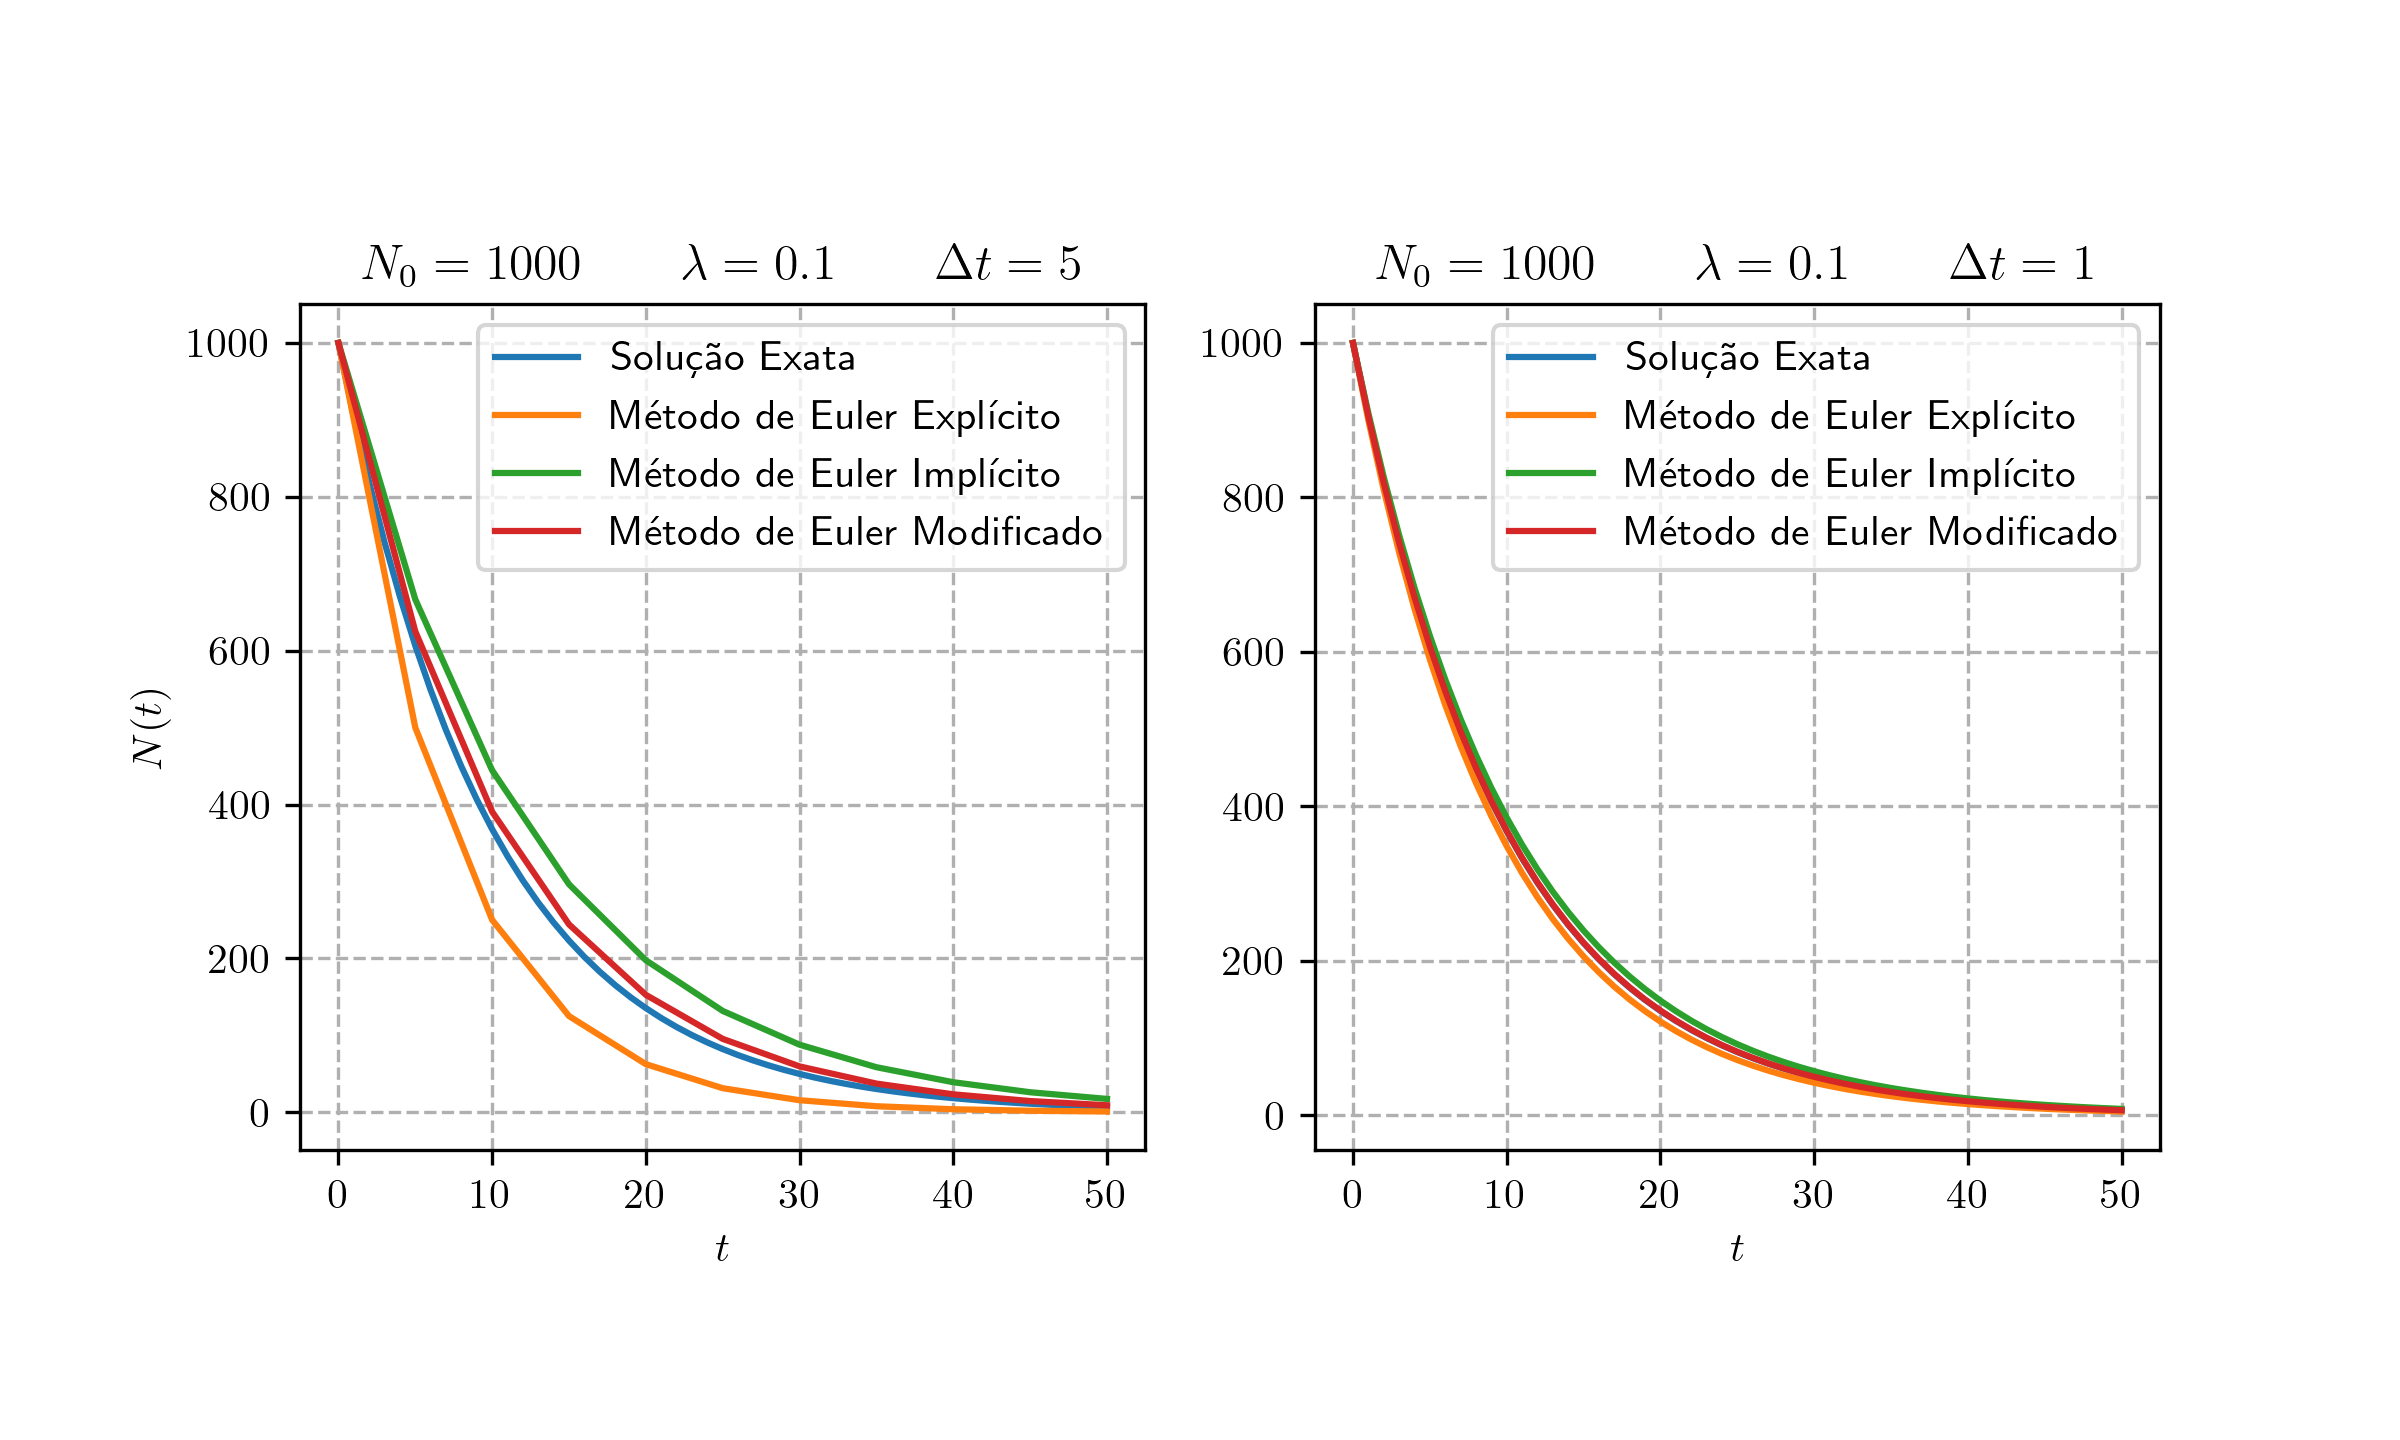

Here is the Python script that generated this plot:
import euler_methods as em
import numpy as np
import matplotlib.pyplot as plt

lbd = 0.1
n_init = 1000
dom = (0., 50.)
h = (5, 1)
def func(x, y): return - lbd * y

''' setting up tex in mpl
    you must install texlive-latex-extra texlive-fonts-recommended
    cm-super dvipng ghostscript packages for this '''
plt.rcParams.update({
    'text.usetex': True,
    'figure.figsize': [10.8, 4.8]
})

fig, ax = plt.subplots(1, 2)

ax[0].set(ylabel=r'$N(t)$')
for i in range(2):
    #plt.title(r'$N_0 = 1000\qquad\lambda = 0.1\qquad\Delta t = 5$')
    t_exp, n_exp = em.euler(func, n_init, dom, h[i], method='explicit')
    t_imp, n_imp = em.euler(func, n_init, dom, h[i], method='implicit')
    t_mod, n_mod = em.euler(func, n_init, dom, h[i], method='modified')

    ax[i].set(
        title=r'$N_0 = 1000\qquad\lambda = 0.1\qquad\Delta t = {h}$'.format(
            h=h[i]),
        xlabel=r'$t$',
        box_aspect=1
    )
    ax[i].grid(ls='--')

    t = np.arange(dom[0], dom[1] + 1)
    ax[i].plot(t, n_init * np.exp(- lbd * t), label='Solução Exata')
    ax[i].plot(t_exp, n_exp, label='Método de Euler Explícito')
    ax[i].plot(t_imp, n_imp, label='Método de Euler Implícito')
    ax[i].plot(t_mod, n_mod, label='Método de Euler Modificado')

    ax[i].legend(loc='upper right')

plt.savefig('images/problem1/problem1.png', dpi=300)
plt.show()
